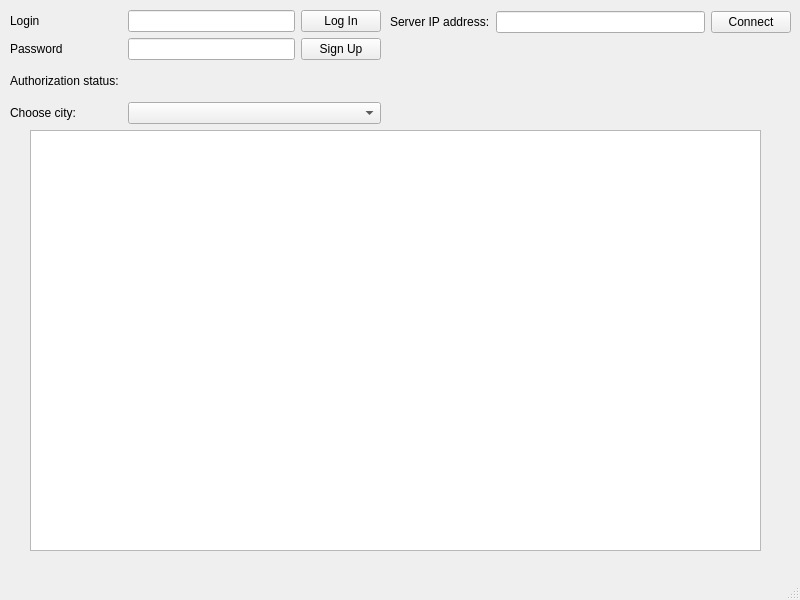
<?xml version="1.0" encoding="UTF-8"?>
<ui version="4.0">
 <class>MainWindow</class>
 <widget class="QMainWindow" name="MainWindow">
  <property name="geometry">
   <rect>
    <x>0</x>
    <y>0</y>
    <width>800</width>
    <height>600</height>
   </rect>
  </property>
  <property name="windowTitle">
   <string>MainWindow</string>
  </property>
  <widget class="QWidget" name="centralwidget">
   <widget class="QWidget" name="layoutWidget">
    <property name="geometry">
     <rect>
      <x>10</x>
      <y>10</y>
      <width>371</width>
      <height>114</height>
     </rect>
    </property>
    <layout class="QGridLayout" name="gridLayout_2">
     <item row="1" column="2">
      <widget class="QPushButton" name="SignUpButton">
       <property name="text">
        <string>Sign Up</string>
       </property>
      </widget>
     </item>
     <item row="0" column="1">
      <widget class="QLineEdit" name="LoginInput"/>
     </item>
     <item row="0" column="2">
      <widget class="QPushButton" name="LogInButton">
       <property name="text">
        <string>Log In</string>
       </property>
      </widget>
     </item>
     <item row="1" column="0">
      <widget class="QLabel" name="PasswordLabel">
       <property name="text">
        <string>Password</string>
       </property>
      </widget>
     </item>
     <item row="1" column="1">
      <widget class="QLineEdit" name="PasswordInput"/>
     </item>
     <item row="0" column="0">
      <widget class="QLabel" name="LoginLabel">
       <property name="text">
        <string>Login</string>
       </property>
      </widget>
     </item>
     <item row="3" column="0">
      <widget class="QLabel" name="ChooseCityLabel">
       <property name="text">
        <string>Choose city:</string>
       </property>
      </widget>
     </item>
     <item row="2" column="0">
      <widget class="QLabel" name="LoginSignUpStatusLabel">
       <property name="text">
        <string>Authorization status: </string>
       </property>
      </widget>
     </item>
     <item row="2" column="1" colspan="2">
      <widget class="QLabel" name="LoginSignUpStatusLabel_2">
       <property name="text">
        <string/>
       </property>
      </widget>
     </item>
     <item row="3" column="1" colspan="2">
      <widget class="QComboBox" name="comboBox"/>
     </item>
    </layout>
   </widget>
   <widget class="QTextBrowser" name="messageWindow">
    <property name="geometry">
     <rect>
      <x>30</x>
      <y>130</y>
      <width>731</width>
      <height>421</height>
     </rect>
    </property>
   </widget>
   <widget class="QWidget" name="layoutWidget">
    <property name="geometry">
     <rect>
      <x>390</x>
      <y>10</y>
      <width>401</width>
      <height>24</height>
     </rect>
    </property>
    <layout class="QGridLayout" name="gridLayout">
     <item row="0" column="2">
      <widget class="QPushButton" name="connectButton">
       <property name="text">
        <string>Connect</string>
       </property>
      </widget>
     </item>
     <item row="0" column="0">
      <widget class="QLabel" name="label">
       <property name="text">
        <string>Server IP address:</string>
       </property>
      </widget>
     </item>
     <item row="0" column="1">
      <widget class="QLineEdit" name="SrvIpAddrInput"/>
     </item>
    </layout>
   </widget>
  </widget>
  <widget class="QMenuBar" name="menubar">
   <property name="geometry">
    <rect>
     <x>0</x>
     <y>0</y>
     <width>800</width>
     <height>20</height>
    </rect>
   </property>
  </widget>
  <widget class="QStatusBar" name="statusbar"/>
 </widget>
 <resources/>
 <connections/>
</ui>
